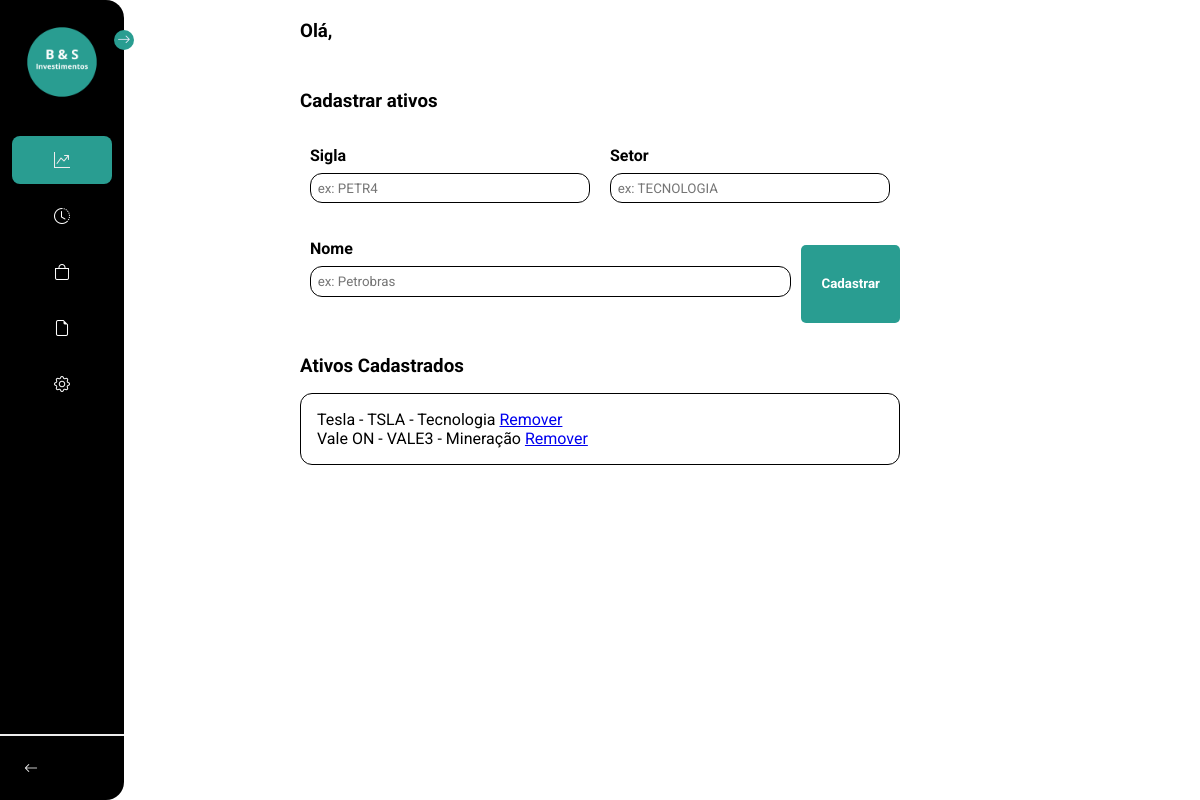
/Home, run on an earlier commit of the app's database.
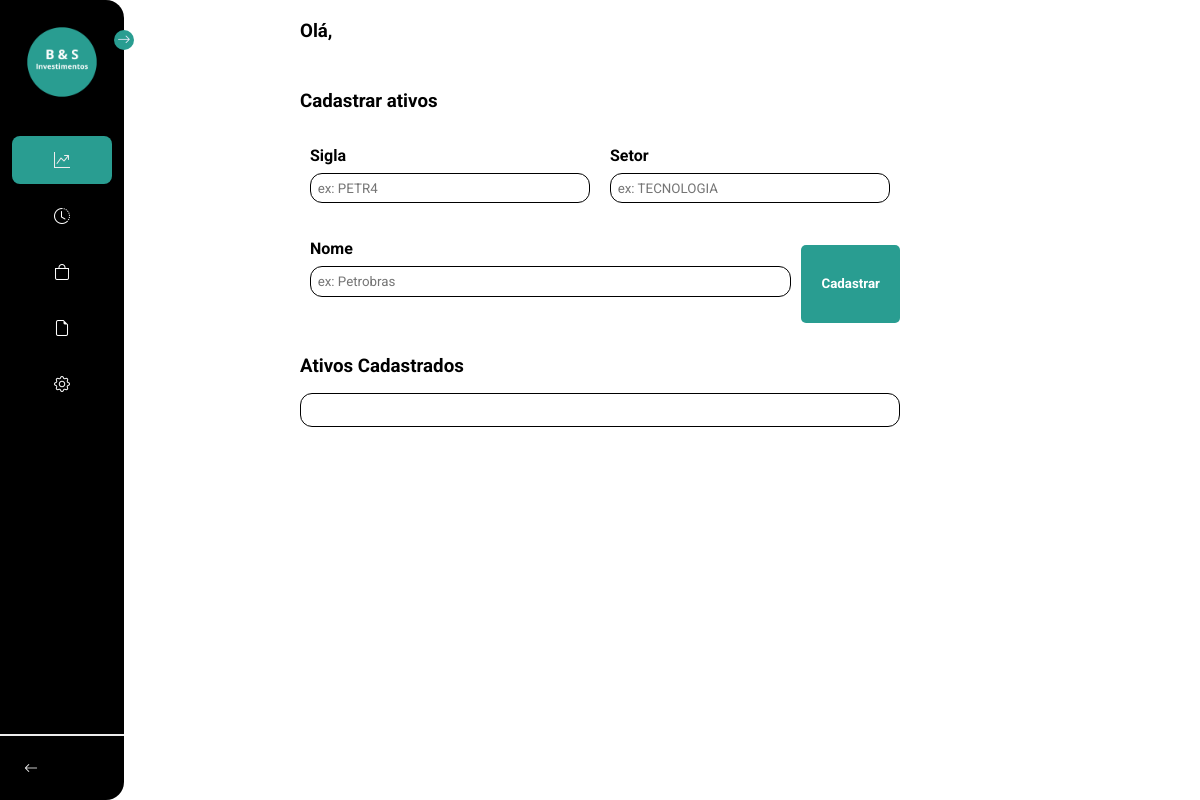
And on a later commit of the database.
### database.py (models this page shows)
class Ativos(db.Model):
    __tablename__ = 'ativos'
    id = db.Column(db.Integer, primary_key=True, autoincrement=True)
    nome = db.Column(db.String(255), nullable=False)
    sigla = db.Column(db.String(10), nullable=False)
    setor_id = db.Column(db.Integer, db.ForeignKey('setores.id_setor'), nullable=False)
    setor = db.relationship('Setores', back_populates='ativos')

class Setores(db.Model):
    __tablename__ = 'setores'
    id_setor = db.Column(db.Integer, primary_key=True, autoincrement=True)
    nome = db.Column(db.String(255), nullable=False)
    ativos = db.relationship('Ativos', back_populates='setor', lazy=True)

### Home/home.py (the view)
@Home_blueprint.route('/Home')
def pagina_home():
    ativos = Ativos.query.order_by(Ativos.nome)
    return render_template('Home/home.html', ativos=ativos)

### database.py (called while the page is built)
@event.listens_for(Engine, "connect")
def set_sqlite_pragma(dbapi_connection, connection_record):
    cursor = dbapi_connection.cursor()
    cursor.execute("PRAGMA foreign_keys=ON")
    cursor.close()

### templates/Home/home.html (shortened to what this page needs)
{% extends 'base.html' %}
{% block content %}
    <link rel="stylesheet" href="{{ url_for('static', filename='Styles/Home.css') }}">
    <main id="main">
        <header>
            <h3>Olá, </h3>
        </header>
        <div class="container">
            <h3>Cadastrar ativos</h3>
            <form id="form" action="{{ url_for('Home.insert_ativo') }}" method="POST">
                <div class="form-group">
                    <label for="ticker">Sigla</label>
                    <input type="text" id="itemInput" placeholder="ex: PETR4" name="sigla" required>
                </div>
                <div class="form-group">
                    <label for="setor">Setor</label>
                    <input type="text" id="itemInput" placeholder="ex: TECNOLOGIA" name="Setor" required>
                </div>
                <div class="form-group">
                    <label for="nome">Nome</label>
                    <input type="text" id="itemInput" placeholder="ex: Petrobras" name="nome" required>
                </div>
                <div class="btn_container">
                    <button class="btn-cadastrar-ativos" id="addItemButton" type="submit">Cadastrar</button>
                </div>
            </form>
        </div>
        <div class="container2">
            <h3>Ativos Cadastrados</h3>
            <div class="ativos_content">
                <ul id="itemList">
                    {% for ativo in ativos %}
                    <li>
                        {{ ativo.nome }} - {{ ativo.sigla }} - {{ ativo.setor.nome }}
                        <a href="#" onclick="excluir('{{ativo.id}}')">Remover</a>
                    </li>
                        {% endfor %}
                </ul>
            </div>
        </div>
    </main>
{% endblock %}

### templates/base.html (shortened to what this page needs)
<!DOCTYPE html>
<html lang="en">
<head>
     <link rel="stylesheet" href="https://cdn.jsdelivr.net/npm/bootstrap-icons@1.3.0/font/bootstrap-icons.css">
     <link rel="stylesheet" href="{{ url_for('static', filename='Styles/menuBase.css') }}">
</head>
<body>
    <nav id="sidebar">
        <div id="sidebar_content">
            <div class="Logo">
                <img src="{{ url_for('static', filename='img/logomarca.png') }}" alt="Logo marca">
            </div>
            <ul id="side_items">
                <li class="side-item active">
                    <a href="#">
                        <i class="bi bi-graph-up"></i>
                    </a>
                </li>
                <li class="side-item">
                    <a href="#">
                        <i class="bi bi-clock-history"></i>
                    </a>
                </li>
                <li class="side-item">
                    <a href="#">
                        <i class="bi bi-bag"></i>
                    </a>
                </li>
                <li class="side-item">
                    <a href="#">
                        <i class="bi bi-file-earmark"></i>
                    </a>
                </li>
                <li class="side-item">
                    <a href="#">
                        <i class="bi bi-gear"></i>
                    </a>
                </li>
            </ul>
            <button id="open_btn">
                <i id="open_btn_icon" class="bi bi-arrow-right"></i>
            </button>
        </div>
        <div id="logout">
            <button id="logout_btn" >
                <i class="bi bi-arrow-left"></i>
            </button>
        </div>
    </nav>
    <main id="main">
        {% block content %}
        {% endblock %}
    </main>
</body>
</html>

### Static/Styles/menuBase.css (style rules this page uses)
* { margin: 0; padding: 0; box-sizing: border-box; font-family: 'Roboto', sans-serif; }
body { display: flex; min-height: 100vh; background-color: #fff; }
#sidebar { display: flex; flex-direction: column; justify-content: space-between; background-color: #000; height: 100vh; border-radius: 0px 18px 18px 0px; position: relative; transition: all .5s; min-width: 82px; z-index: 2; }
#sidebar_content { padding: 12px; }
#side_items { display: flex; flex-direction: column; gap: 8px; list-style: none; }
.side-item { border-radius: 8px; padding: 14px; cursor: pointer; }
.side-item.active { background-color: #299d91; }
.side-item a { text-decoration: none; display: flex; align-items: center; justify-content: center; color: #fff; font: bold; }
.side-item.active a { color: #ededed; }
.side-item a i { display: flex; align-items: center; justify-content: center; width: 20px; height: 20px; }
#logout { border-top: 2px solid #ededed; padding: 12px; }
#logout i { color: #ededed; }
#logout_btn { border: none; padding: 12px; font-size: 14px; display: flex; gap: 20px; align-items: center; border-radius: 8px; text-align: start; cursor: pointer; background-color: transparent; }
#open_btn { position: absolute; top: 30px; right: -10px; background-color: #299d91; color: #e3e9f7; border-radius: 100%; width: 20px; height: 20px; border: none; cursor: pointer; }
#open_btn_icon { transition: transform .3s ease; }
.Logo { display: flex; justify-content: center; align-items: center; margin-bottom: 24px; }
.Logo img { width: 100px; height: 100px; object-fit: cover; }

### Static/Styles/home.css (style rules this page uses)
main { padding: 10px; position: fixed; z-index: 1; padding-left: calc(130px + 20px); transition: margin-left 0.5s ease; }
.container { max-width: 600px; margin: 0 auto; margin-top: 3rem; }
.container h3 { margin-bottom: 1.5rem; }
form { display: flex; flex-wrap: wrap; justify-content: space-between; }
.form-group { flex: 1 1 45%; margin-bottom: 1em; padding: 10px; }
.form-group label { display: block; font-weight: bold; margin-bottom: 0.5em; }
.form-group input { width: 100%; padding: 0.5em; border-radius: 12px; border: 1px solid #000; box-sizing: border-box; }
.btn_container { display: flex; justify-content: center; margin-top: 1em; }
.btn-cadastrar-ativos { background-color: #299d91; color: white; padding: 10px 20px; border: none; border-radius: 5px; cursor: pointer; text-align: center; font-weight: bold; }
.container2 { max-width: 600px; margin: 0 auto; margin-top: 2rem; }
.ativos_content { max-width: 100%; border: 1px solid #000; padding: 1rem; border-radius: 12px; margin-top: 1rem; overflow-y: scroll; }

What changed in the data, as far as the page shows it:
removed Ativos: nome "Tesla", sigla "TSLA", setor.nome "Tecnologia"
removed Ativos: nome "Vale ON", sigla "VALE3", setor.nome "Mineração"
